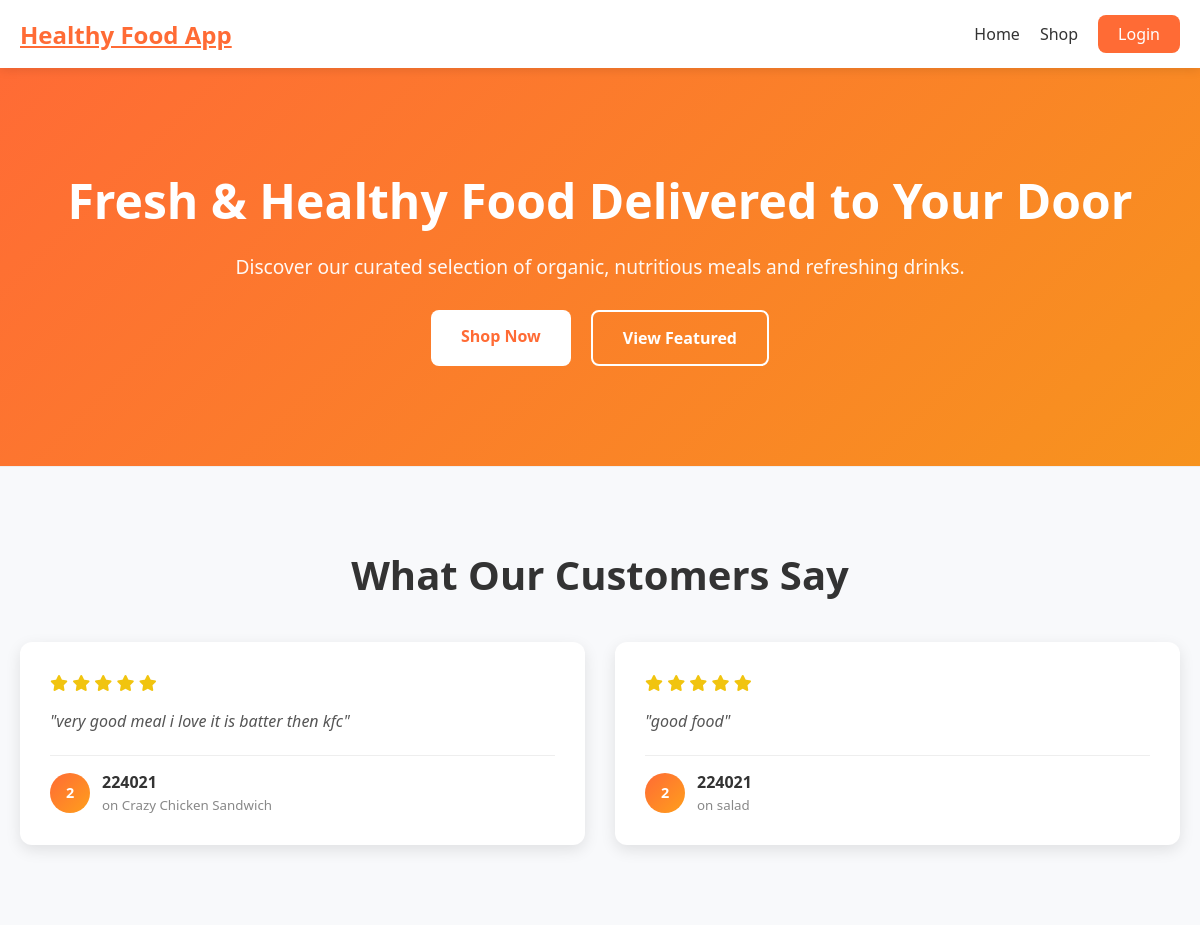
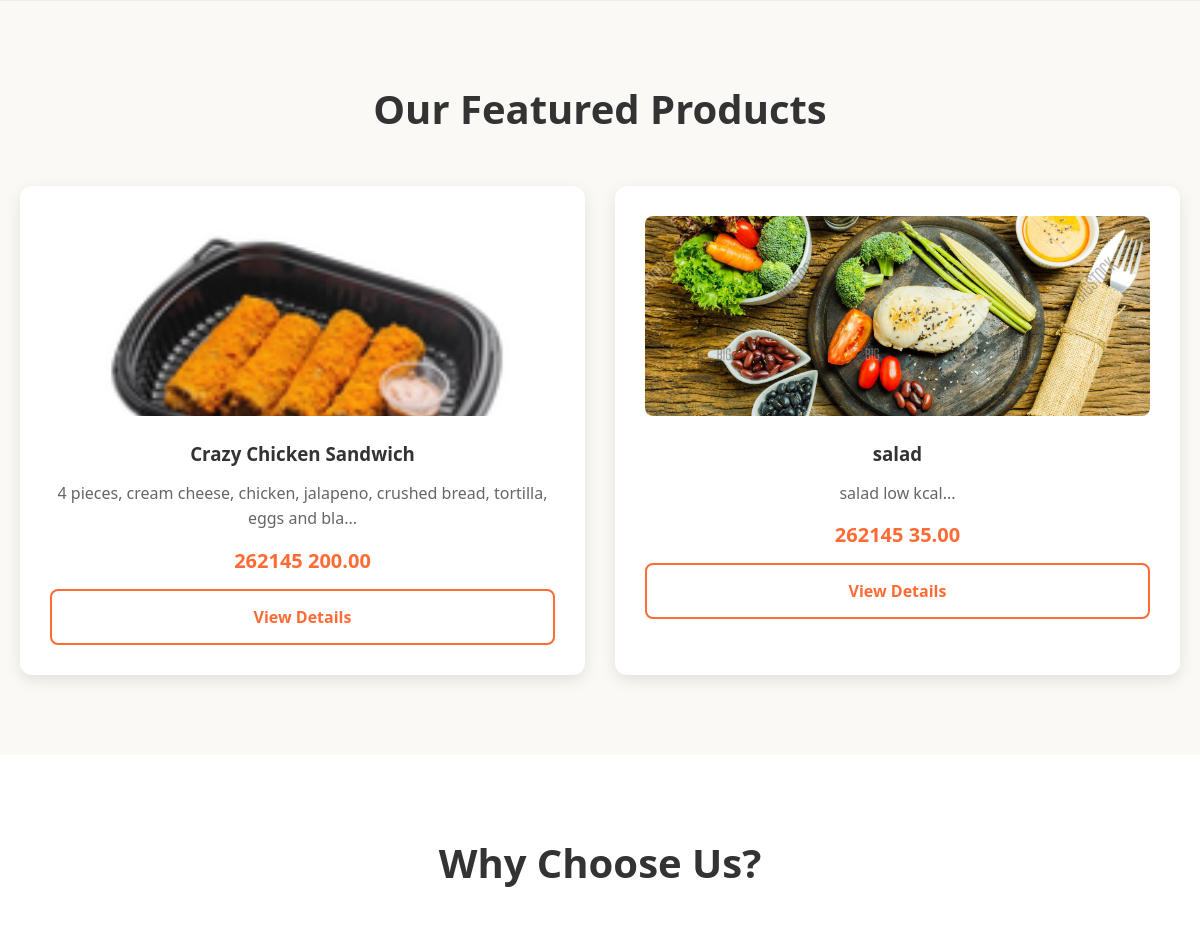
The page /index1.php (upper part) on the database as committed earlier (2 pictures, top to bottom).
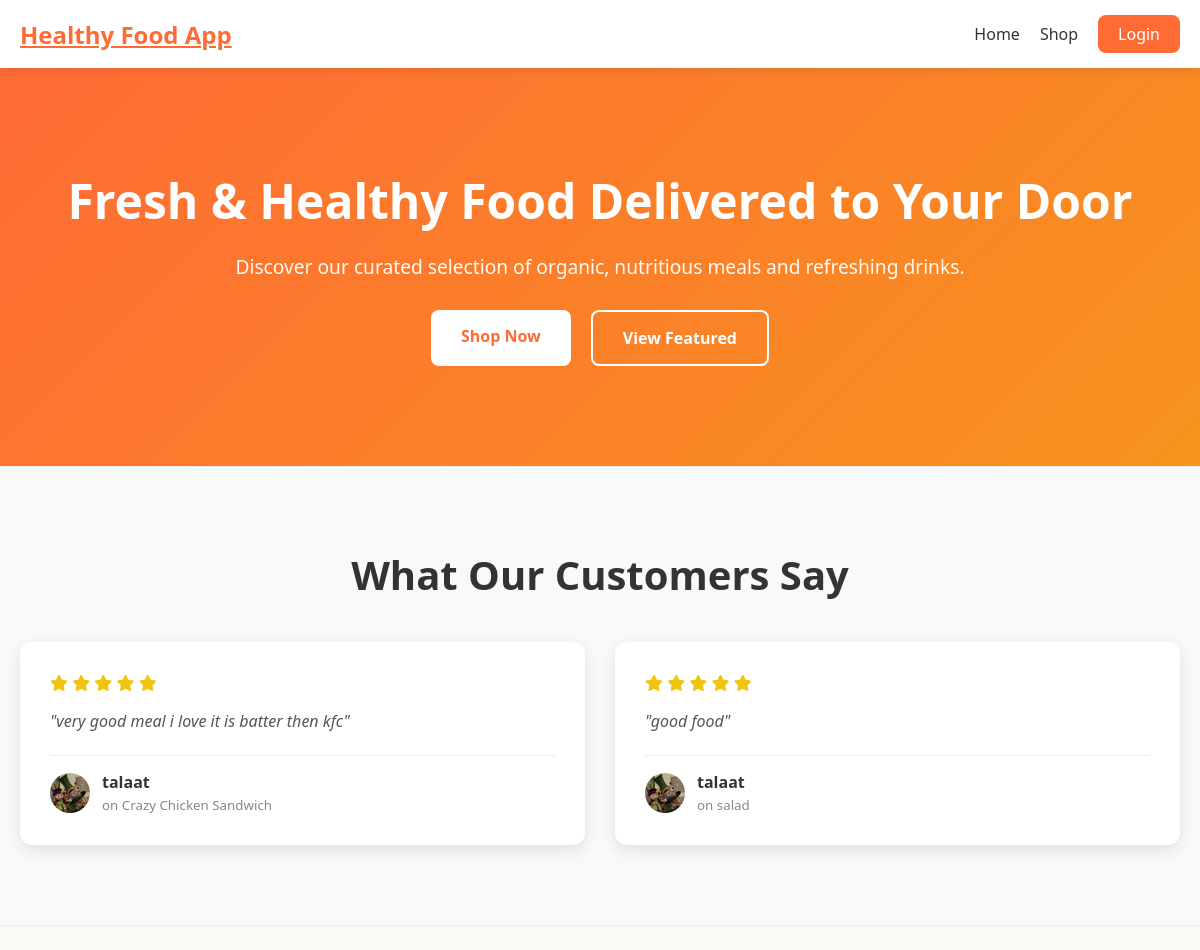
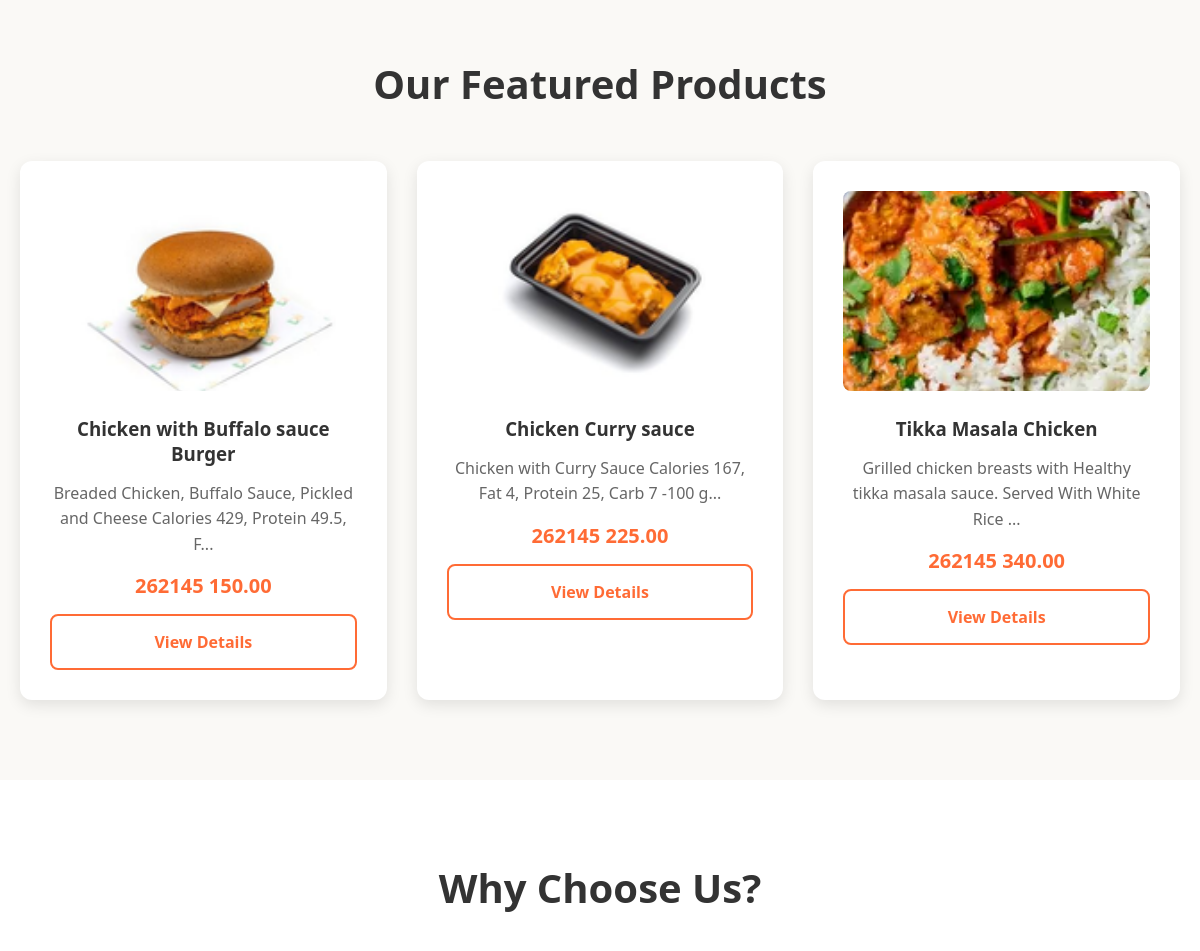
The same page on the database as committed later (2 pictures, top to bottom).
### tables this page shows
CREATE TABLE `reviews` (
  `id` int(11) NOT NULL,
  `user_id` int(11) NOT NULL,
  `product_id` int(11) NOT NULL,
  `rating` int(11) NOT NULL,
  `comment` text DEFAULT NULL,
  `created_at` datetime DEFAULT current_timestamp()
);

CREATE TABLE `users` (
  `id` int(11) NOT NULL,
  `username` varchar(50) NOT NULL,
  `email` varchar(100) NOT NULL,
  `password` varchar(255) NOT NULL,
  `role` enum('customer','admin') NOT NULL DEFAULT 'customer',
  `twofa_method` enum('none','totp','email') NOT NULL DEFAULT 'none',
  `created_at` datetime NOT NULL DEFAULT current_timestamp(),
  `updated_at` datetime NOT NULL DEFAULT current_timestamp(),
  `is_verified` tinyint(1) DEFAULT 0,
  `avatar` varchar(255) DEFAULT NULL,
  `age` int(11) DEFAULT NULL,
  `weight` decimal(5,2) DEFAULT NULL,
  `height` decimal(5,2) DEFAULT NULL,
  `gender` varchar(20) DEFAULT NULL,
  `phone` varchar(20) DEFAULT NULL
);

CREATE TABLE `products` (
  `id` int(11) NOT NULL,
  `name` varchar(150) NOT NULL,
  `description` text DEFAULT NULL,
  `price` decimal(10,2) NOT NULL,
  `stock` int(11) NOT NULL DEFAULT 0,
  `image_path` varchar(255) DEFAULT NULL,
  `type` enum('food','drink') NOT NULL,
  `status` enum('active','archived') NOT NULL DEFAULT 'active',
  `created_at` datetime DEFAULT current_timestamp(),
  `updated_at` datetime DEFAULT current_timestamp()
);

### config.php (called while the page is built, shortened)
<?php
function getImageUrl($url)
{
    return $url;
}
?>

### index1.php (the view, shortened to what the changed rows need)
<?php
include __DIR__ . '/header.php';
$featured = $conn->query("SELECT * FROM products WHERE status = 'active' AND stock > 0 ORDER BY created_at DESC LIMIT 3");
$reviews = $conn->query("
    SELECT r.*, u.username, u.avatar, p.name as product_name
    FROM reviews r
    JOIN users u ON r.user_id = u.id
    JOIN products p ON r.product_id = p.id
    WHERE r.rating = 5
    ORDER BY r.created_at DESC
    LIMIT 3
");
?>
<section class="hero">
    <div class="hero-content">
        <h1>Fresh & Healthy Food Delivered to Your Door</h1>
    </div>
</section>
<section class="features" style="background: #f8f9fb; border-top: 1px solid #eee; border-bottom: 1px solid #eee;">
    <div class="container">
        <h2 style="margin-bottom: 40px;">What Our Customers Say</h2>
        <div class="features-grid">
            <?php if ($reviews && $reviews->num_rows > 0): ?>
                <?php while ($review = $reviews->fetch_assoc()): ?>
                    <div class="feature-card" style="text-align: left; padding: 30px;">
                        <div style="color: #f1c40f; margin-bottom: 15px;">
                            <?php for ($i = 0; $i < 5; $i++): ?>
                                <i class="fas fa-star"></i>
                            <?php endfor; ?>
                        </div>
                        <p style="font-style: italic; color: #555; line-height: 1.6; margin-bottom: 20px;">
                            "<?php echo htmlspecialchars($review['comment']); ?>"
                        </p>
                        <div
                            style="display: flex; align-items: center; gap: 12px; border-top: 1px solid #eee; padding-top: 15px;">
                            <?php if (!empty($review['avatar']) && $review['avatar'] !== 'assets/images/default_avatar.png'): ?>
                                <img src="<?php echo htmlspecialchars($review['avatar']); ?>" alt="Avatar"
                                    style="width: 40px; height: 40px; border-radius: 50%; object-fit: cover;">
                            <?php else: ?>
                                <div
                                    style="width: 40px; height: 40px; background: linear-gradient(135deg, #ff6b35, #ff9f1c); border-radius: 50%; display: flex; align-items: center; justify-content: center; color: white; font-weight: bold; font-size: 0.9rem; flex-shrink: 0;">
                                    <?php echo strtoupper(substr($review['username'], 0, 1)); ?>
                                </div>
                            <?php endif; ?>
                            <div>
                                <h4 style="margin: 0; font-size: 1rem; color: #333;">
                                    <?php echo htmlspecialchars($review['username']); ?></h4>
                                <small style="color: #888;">on <?php echo htmlspecialchars($review['product_name']); ?></small>
                            </div>
                        </div>
                    </div>
                <?php endwhile; ?>
            <?php endif; ?>
        </div>
    </div>
</section>
<section class="features" id="featured">
    <div class="container">
        <h2>Our Featured Products</h2>
        <div class="features-grid">
            <?php if ($featured->num_rows > 0): ?>
                <?php while ($product = $featured->fetch_assoc()): ?>
                    <div class="feature-card">
                        <img src="<?php echo getImageUrl($product['image_path']) ?: 'assets/images/placeholder-300x300.png'; ?>"
                            alt="<?php echo htmlspecialchars($product['name']); ?>"
                            style="width: 100%; height: 200px; object-fit: cover; border-radius: 8px; margin-bottom: 20px;">
                        <h3>
                            <?php echo htmlspecialchars($product['name']); ?>
                        </h3>
                        <p>
                            <?php echo substr(htmlspecialchars($product['description']), 0, 80) . '...'; ?>
                        </p>
                        <div style="margin-top: 15px; font-weight: 700; color: #ff6b35; font-size: 1.25rem;">
                            <?php echo CURRENCY_SYMBOL; ?>         <?php echo number_format($product['price'], 2); ?>
                        </div>
                        <a href="product.php?id=<?php echo $product['id']; ?>" class="btn-secondary"
                            style="display: block; margin-top: 15px; border-color: #ff6b35; color: #ff6b35;">View Details</a>
                    </div>
                <?php endwhile; ?>
            <?php else: ?>
                <p style="text-align: center; grid-column: 1/-1;">No products found. Start by adding some in the admin
                    panel!</p>
            <?php endif; ?>
        </div>
    </div>
</section>
<section class="features" style="background: white;">
    <div class="container">
        <h2>Why Choose Us?</h2>
    </div>
</section>
</main>
</body>
</html>

Rows that differ between the two databases and show on the page:
no longer on this page (row unchanged): products: image_path (picture), name "Crazy Chicken Sandwich", description "4 pieces, cream cheese, chicken, jalapeno, crushed bread, tortilla, eggs and bla", price "200.00"
no longer on this page (row unchanged): products: image_path (picture), name "salad", description "salad low kcal", price "35.00"
changed through a linked row, reviews "very good meal i love it is batter then kfc": user.avatar: picture added; user.username "224021" → "talaat"; user.username "2" → (not shown)
changed through a linked row, reviews "good food": user.avatar: picture added; user.username "224021" → "talaat"; user.username "2" → (not shown)
added products: image_path (picture), name "Chicken with Buffalo sauce Burger", description "Breaded Chicken, Buffalo Sauce, Pickled and Cheese Calories 429, Protein 49.5, F", price "150.00"
added products: image_path (picture), name "Chicken Curry sauce", description "Chicken with Curry Sauce Calories 167, Fat 4, Protein 25, Carb 7 -100 g", price "225.00"
added products: image_path (picture), name "Tikka Masala Chicken", description "Grilled chicken breasts with Healthy tikka masala sauce. Served With White Rice", price "340.00"
